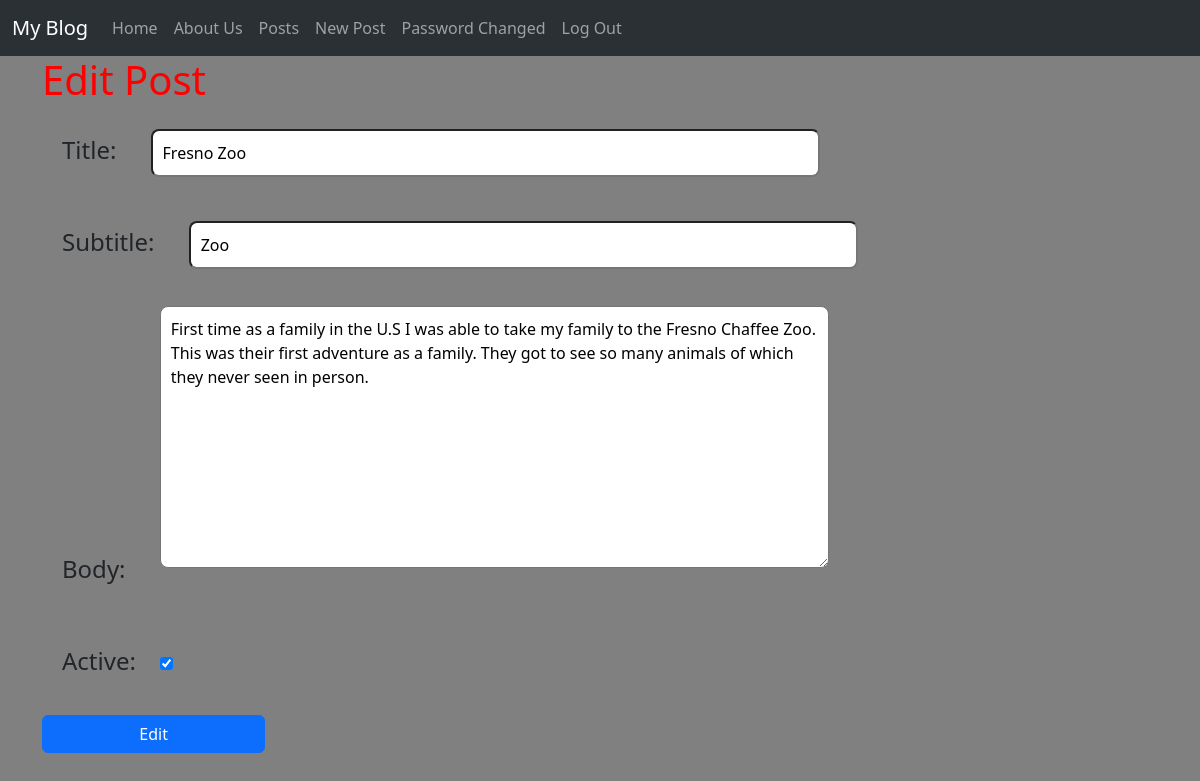
The page /posts/2/edit/ (signed in) on the database its author committed.
### posts/models.py (models this page shows, shortened)
class Post(models.Model):
    title = models.CharField(max_length=128)
    subtitle = models.CharField(max_length=128)
    author = models.ForeignKey(
        'auth.User',
        on_delete=models.CASCADE
    )
    body = models.TextField()
    created_on = models.DateTimeField(auto_now_add=True)
    active = models.BooleanField(default=True)

### posts/views.py (the view)
# urls.py: path("<int:pk>/edit/", PostUpdateView.as_view(), name="edit"),
class PostUpdateView(LoginRequiredMixin, UserPassesTestMixin, UpdateView):
    template_name = "posts/edit.html"
    model =Post
    fields = ["title", "subtitle", "body", "active"]
    def test_func(self):
        user = self.request.user
        post = self.get_object()
        return user ==post.author

### templates/posts/edit.html (shortened to what this page needs)
{% extends 'base.html' %}
{% load static %}
{% block content %}
<h1>Edit Post</h1>
<form methods="POST">
    {{ form.as_p }}
    <input type="submit" value="Edit" class="btn btn-primary">
</form>
{% endblock content %}

### static/css/base.css (style rules this page uses)
h1 { color: red; }
.btn { width: 20%; }
label { font-size: 24px; margin: 10px; padding: 10px; }
#id_title, #id_subtitle, #id_body { width: 60%; padding: 10px; margin: 10px; border-radius: 8px; }
body { background-color: gray; }

### rows shown on the page
Post: title "Fresno Zoo", subtitle "Zoo", body "First time as a family in the U.S I was able to take my family to the Fresno Chaffee Zoo. This was their first adventure as a family. They got to see so many animals of which they never seen in person.", active "☑"
